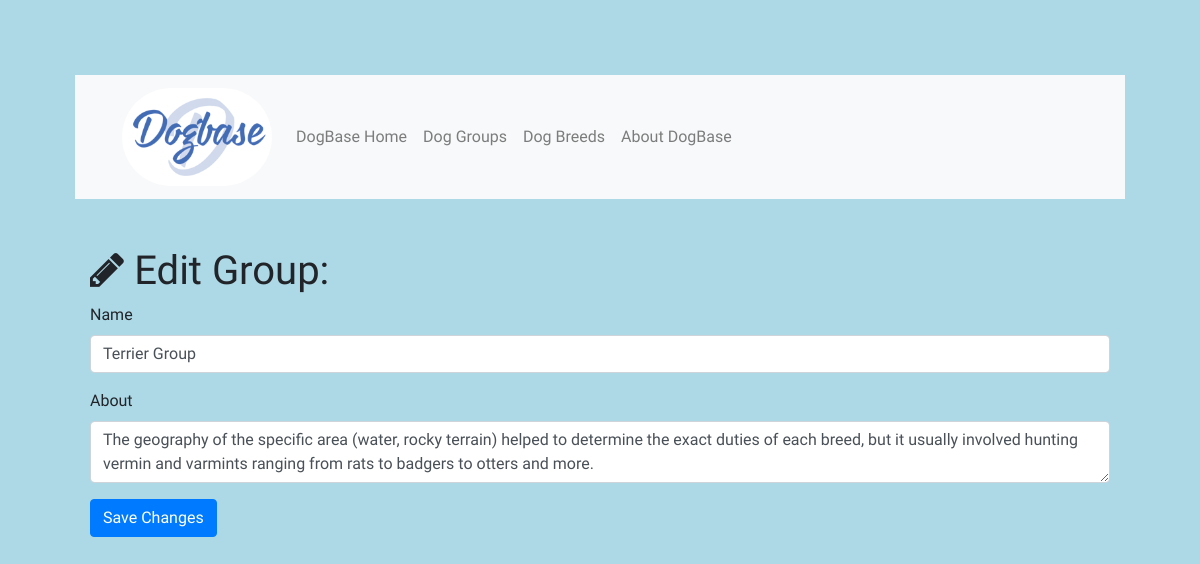
/group/edit/1, run on the app's committed database.
### dogbase.py (models this page shows)
class Group(db.Model):
    __tablename__ = 'group'
    id = db.Column(db.Integer, primary_key=True)
    name = db.Column(db.String(64))
    about = db.Column(db.Text)
    breed = db.relationship('Breed', backref='group', cascade="delete")

### dogbase.py (the view)
@app.route('/group/edit/<int:id>', methods=['GET', 'POST'])
def edit_group(id):
    group = Group.query.filter_by(id=id).first()
    if request.method == 'GET':
        return render_template('group-edit.html', group=group)
    if request.method == 'POST':
        group.name = request.form['name']
        group.about = request.form['about']
        db.session.commit()
        return redirect(url_for('show_all_groups'))

### templates/group-edit.html (shortened to what this page needs)
{% extends "base.html"%}
{% block head%}
{{super()}}
{% endblock %}
{% block page_content%}
  <div class="container">
    <h1 class="mt-5"><i class="fa fa-pencil" aria-hidden="true"></i> Edit Group:</h1>
    <form action="/group/edit/{{group.id}}" method="post">
      <div class="form-group">
        <label>Name</label>
        <input class="form-control" type="text" name="name" value="{{group.name}}" required="true">
      </div>
      <div class="form-group">
        <label>About</label>
        <textarea class="form-control" name="about" required="true">{{group.about}}</textarea>
      </div>
      <button type="submit" class="btn btn-primary">Save Changes</button>
    </form>
  </div>
{% endblock%}

### static/css/dogbase.css (style rules this page uses)
body { padding-top: 54px; background-color: lightblue; }
.container { font-family: 'Happy Monkey', cursive; }

### templates/group-edit.html (style rules this page uses)
body { padding: 75px; }

### data on the page
Group: name "Terrier Group", about "The geography of the specific area (water, rocky terrain) helped to determine the exact duties of each breed, but it usually involved hunting vermin and varmints ranging from rats to badgers to otters and more."
